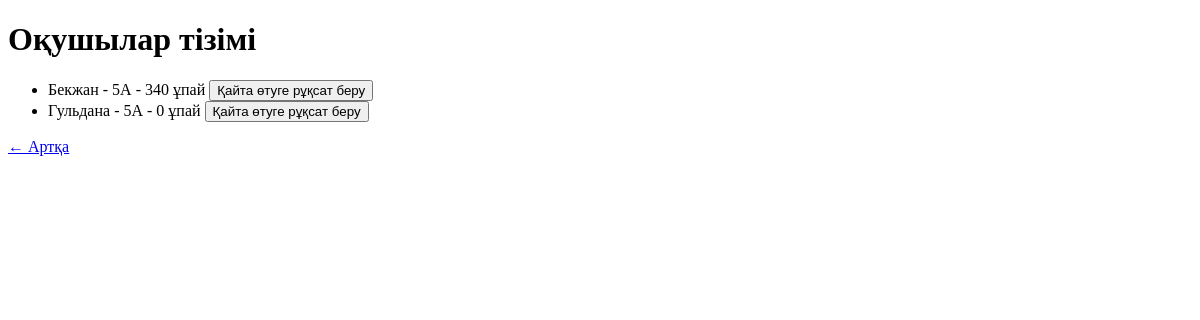
Before: /teacher_panel (signed in) with the older database file.
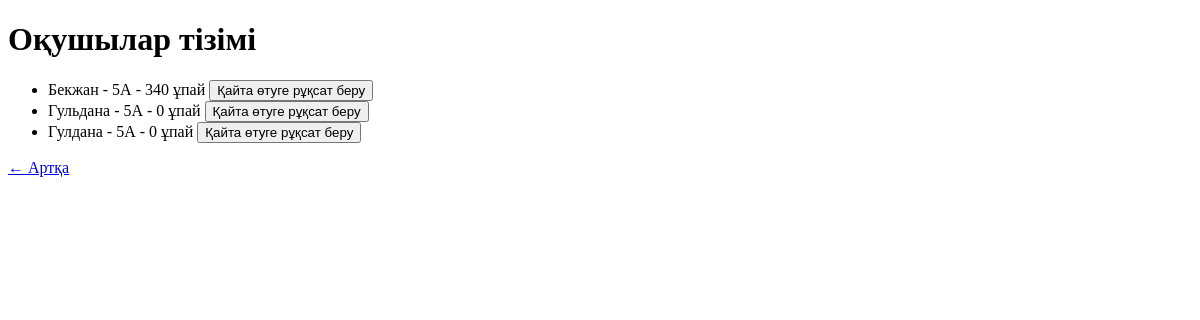
After: the same page with the newer database file.
### main.py (models this page shows, shortened)
class Student(db.Model):
    id = db.Column(db.Integer, primary_key=True)
    name = db.Column(db.String(100), nullable=False)
    student_class = db.Column(db.String(10), nullable=False)
    password = db.Column(db.String(200), nullable=False)
    score = db.Column(db.Integer, default=0)
    progress = db.relationship('StudentProgress', backref='student', lazy=True)
    __table_args__ = (db.UniqueConstraint('name', 'student_class', name='uq_name_class'),)

### main.py (the view)
@app.route("/teacher_panel")
@login_required("teacher")
def teacher_panel():
    students = Student.query.all()
    return render_template("teacher_panel.html", students=students)

### main.py (called while the page is built)
def login_required(role):
    def decorator(func):
        @wraps(func)
        def wrapper(*args, **kwargs):
            if session.get("user_id") is None or session.get("role") != role:
                if role == "teacher":
                    return redirect("/login_teacher")
                else:
                    return redirect("/login")
            return func(*args, **kwargs)
        return wrapper
    return decorator

### templates/teacher_panel.html (shortened to what this page needs)
<!DOCTYPE html>
<html lang="kk">
<head>
</head>
<body>
    <h1>Оқушылар тізімі</h1>
    <ul>
        {% for s in students %}
            <li>
                {{ s.name }} - {{ s.student_class }} - {{ s.score }} ұпай
                <form method="POST" action="/unlock_game" style="display:inline;">
                    <button type="submit">Қайта өтуге рұқсат беру</button>
                </form>
            </li>
        {% endfor %}
    </ul>
    <a href="/teacher">← Артқа</a>
</body>
</html>

Changed rows visible on the page:
added Student: name "Гулдана", student_class "5А", score "0"
